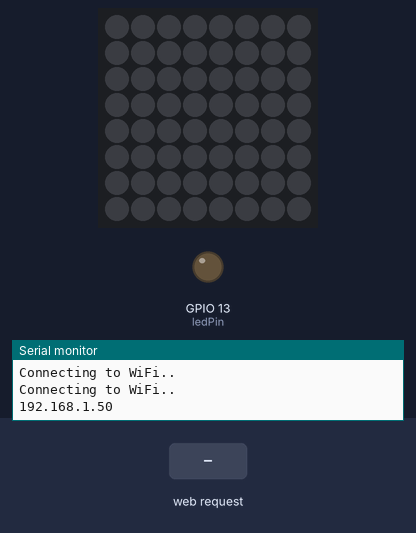
This sketch was run on a simulated ESP32. On the bench: 8×8 RGB LED matrix (first LED top left, wired row by row), output pins drawn as LEDs (lit = HIGH), the last lines printed to the serial monitor. The test bench sets the inputs (shaded band). WiFi joins after 1.5 s; servers stay silent unless stated; storage starts empty.

Above: at 3.2 s.
3.3 s: HTTP request GET /message?input1=STATE received
At 3.43 s:
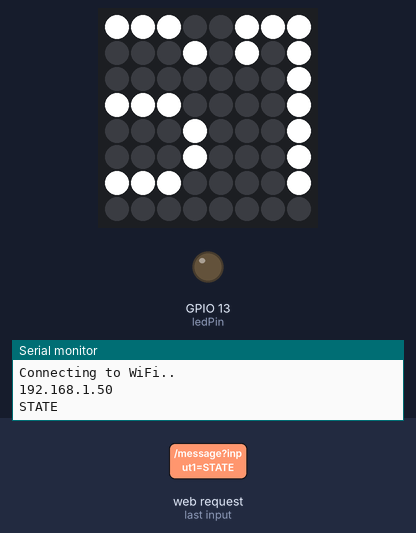
5.0 s: HTTP request GET /on received
At 5.36 s:
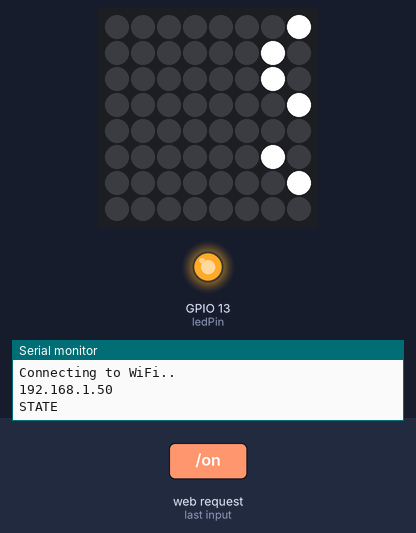
6.9 s: HTTP request GET /message?input1=MESSAGE received
At 6.97 s:
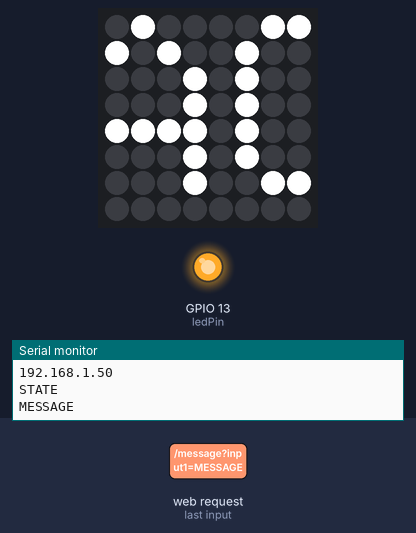
Timing chart, 0 to 9.9 s (numbered marks = the images above; inputs shaded):
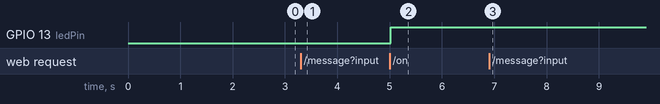

The sketch:

esp_Scrolling_Text.ino
```cpp
// Import required libraries
#include "WiFi.h"
#include "ESPAsyncWebServer.h"
#include "SPIFFS.h"
#include <Adafruit_GFX.h>
#include <FastLED.h>
#include <FastLED_NeoMatrix.h>

//matrix stuff
#define PIN 21
#define mw 8 //amount of pixels width
#define mh 8 //amount of pixels height
#define NUMMATRIX (mw*mh)
int x    = mw;
int pass = 0;
String cString = "";
CRGB matrixleds[NUMMATRIX];
FastLED_NeoMatrix *matrix = new FastLED_NeoMatrix(matrixleds, mw, mh, mw/8, 1, NEO_MATRIX_TOP + NEO_MATRIX_RIGHT + NEO_MATRIX_COLUMNS + NEO_MATRIX_PROGRESSIVE );


// Network credentials
const char* ssid = "212B";
const char* password = "password";
//other variables
const int ledPin = 13;
String ledState = "";
String inputMessage = "";

// Create AsyncWebServer object on port 80
AsyncWebServer server(80);


void setup(){
  // Serial port for debugging purposes
  Serial.begin(115200);
  pinMode(ledPin, OUTPUT);


  //start matrix
    FastLED.addLeds<NEOPIXEL,PIN>(matrixleds, NUMMATRIX);
  matrix->begin();
  matrix->setTextWrap(false);
  matrix->setBrightness(255);

  Serial.println("started");
  // Initialize SPIFFS
  if(!SPIFFS.begin(true)){
    Serial.println("An Error has occurred while mounting SPIFFS");
    return;
  }

  // Connect to Wi-Fi
  WiFi.begin(ssid, password);
  while (WiFi.status() != WL_CONNECTED) {
    delay(1000);
    Serial.println("Connecting to WiFi..");
  }

  // Print ESP32 Local IP Address
  Serial.println(WiFi.localIP());

  // Route for root / web page
  server.on("/", HTTP_GET, [](AsyncWebServerRequest *request){
    request->send(SPIFFS, "/index.html", String(), false, processor);
  });


  // Route to load style.css file
  server.on("/style.css", HTTP_GET, [](AsyncWebServerRequest *request){
    request->send(SPIFFS, "/style.css", "text/css");
  });

  // Route to set GPIO to HIGH
  server.on("/on", HTTP_GET, [](AsyncWebServerRequest *request){
    digitalWrite(ledPin, HIGH);
    request->send(SPIFFS, "/index.html", String(), false, processor);
  });

  // Route to set GPIO to LOW
  server.on("/off", HTTP_GET, [](AsyncWebServerRequest *request){
    digitalWrite(ledPin, LOW);
    request->send(SPIFFS, "/index.html", String(), false, processor);

  });


  //route to get message from input
  server.on("/message", HTTP_GET, [] (AsyncWebServerRequest *request) {
      inputMessage = request->getParam("input1")->value();
      Serial.println(inputMessage);
      cString = inputMessage;
      request->send(SPIFFS, "/index.html", String(), false, processor);


  });
  // Start server
  server.begin();
}

void loop(){
   matrix->fillScreen(0);
  matrix->setCursor(x, 0);
  matrix->print(cString);
   int len = (cString.length()*7)*-1;
  if(--x < len) {
    x = matrix->width();

  }
  matrix->show();
  delay(50);
}


//Handling Templates
String processor(const String& var){
  if(var == "STATE"){
    if(digitalRead(ledPin)){
      ledState = "ON";
    }
    else{
      ledState = "OFF";
    }

    return ledState;
  }
  if(var == "MESSAGE") {
    return inputMessage;

  }
  return String();
}
```

Measured:
- after the input at 3.3 s, the LEDs: first change after 0.08 s (image 1 shows a later state)
- after the input at 5.0 s, GPIO 13 (ledPin): LOW → HIGH at once
